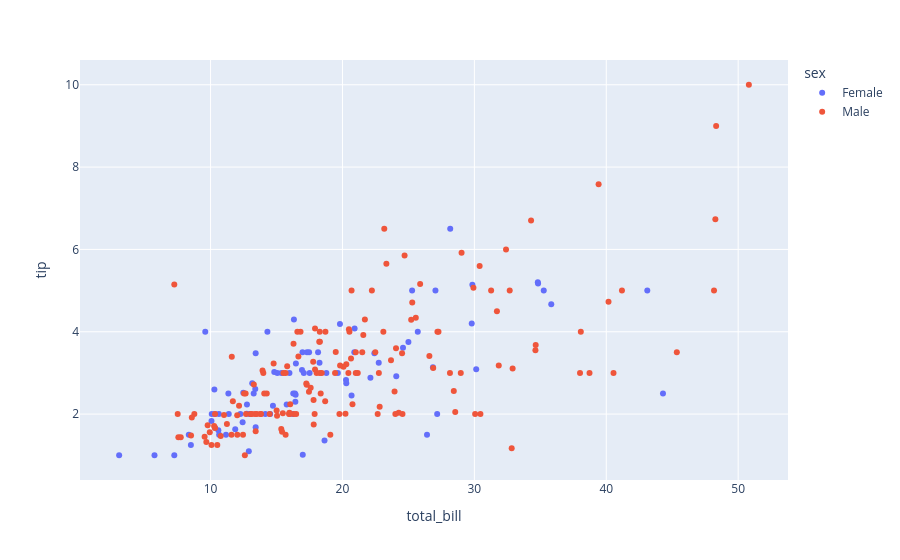
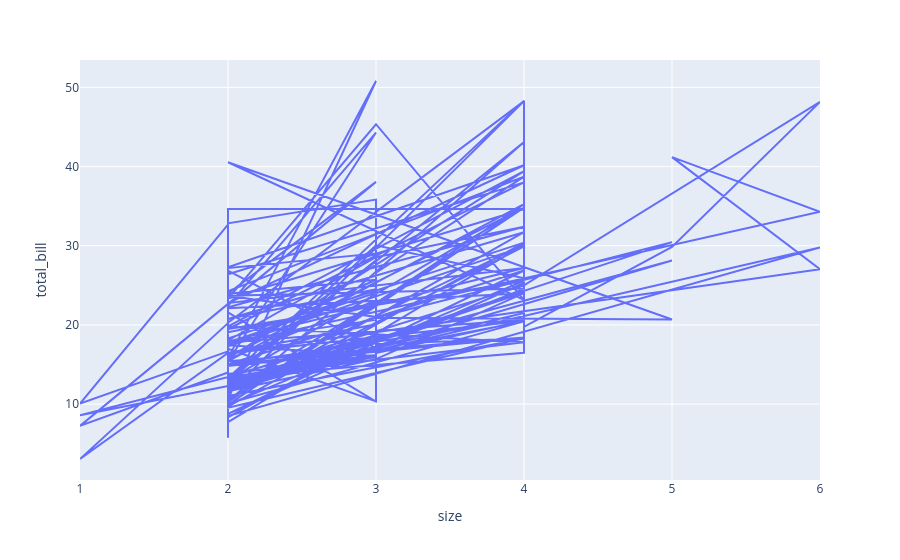
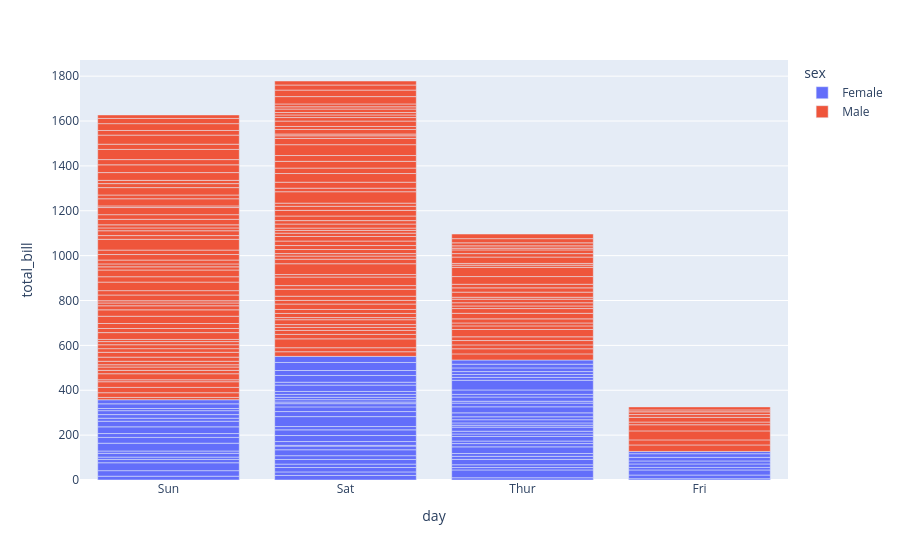
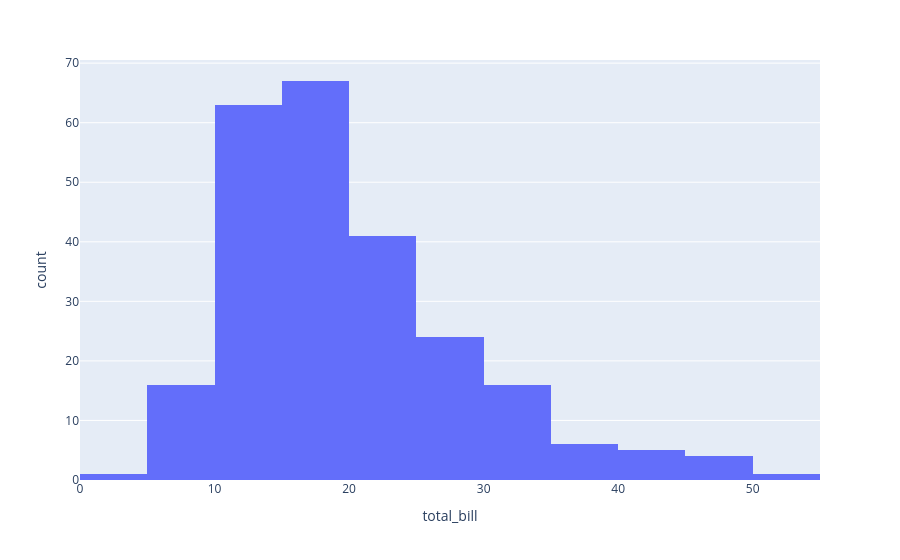

The code cell stored with these charts, in order, in its notebook:
### Code cell
import plotly.express as px
df = sns.load_dataset('tips')

fig = px.scatter(
    df,
    x='total_bill',
    y='tip',
    color='sex'
)

fig.show()

fig = px.line(
    df,
    x='size',
    y='total_bill'
)

fig.show()

fig = px.bar(
    df,
    x='day',
    y='total_bill',
    color='sex'
)

fig.show()
fig = px.histogram(
    df,
    x='total_bill',
    nbins=20
)

fig.show()

fig = px.box(
    df,
    x='day',
    y='total_bill',
    color='sex'
)

fig.show()


fig.show()

### Figure 1 — Plotly figure (JSON) as saved in the notebook; plotly's stock layout.template omitted (floating-point values rounded to 4 significant figures; data arrays with more than 128 entries replaced by an {"elided": "..."} marker saying what was removed)
{"data": [{"hovertemplate": "sex=Female<br>total_bill=%{x}<br>tip=%{y}<extra></extra>", "legendgroup": "Female", "marker": {"color": "#636efa", "symbol": "circle"}, "mode": "markers", "name": "Female", "orientation": "v", "showlegend": true, "type": "scatter", "x": [16.99, 24.59, 35.26, 14.83, 10.33, 16.97, 20.29, 15.77, 19.65, 15.06, 20.69, 16.93, 10.29, 34.81, 26.41, 16.45, 3.07, 17.07, 26.86, 25.28, 14.73, 10.07, 34.83, 5.75, 16.32, 22.75, 11.35, 15.38, 44.3, 22.42, 20.92, 14.31, 7.25, 25.71, 17.31, 10.65, 12.43, 24.08, 13.42, 12.48, 29.8, 14.52, 11.38, 20.27, 11.17, 12.26, 18.26, 8.51, 10.33, 14.15, 13.16, 17.47, 27.05, 16.43, 8.35, 18.64, 11.87, 29.85, 25.0, 13.39, 16.21, 17.51, 10.59, 10.63, 9.6, 20.9, 18.15, 19.81, 43.11, 13.0, 12.74, 13.0, 16.4, 16.47, 12.76, 13.27, 28.17, 12.9, 30.14, 13.42, 15.98, 16.27, 10.09, 22.12, 35.83, 27.18, 18.78], "xaxis": "x", "y": [1.01, 3.61, 5.0, 3.02, 1.67, 3.5, 2.75, 2.23, 3.0, 3.0, 2.45, 3.07, 2.6, 5.2, 1.5, 2.47, 1.0, 3.0, 3.14, 5.0, 2.2, 1.83, 5.17, 1.0, 4.3, 3.25, 2.5, 3.0, 2.5, 3.48, 4.08, 4.0, 1.0, 4.0, 3.5, 1.5, 1.8, 2.92, 1.68, 2.52, 4.2, 2.0, 2.0, 2.83, 1.5, 2.0, 3.25, 1.25, 2.0, 2.0, 2.75, 3.5, 5.0, 2.3, 1.5, 1.36, 1.63, 5.14, 3.75, 2.61, 2.0, 3.0, 1.61, 2.0, 4.0, 3.5, 3.5, 4.19, 5.0, 2.0, 2.01, 2.0, 2.5, 3.23, 2.23, 2.5, 6.5, 1.1, 3.09, 3.48, 3.0, 2.5, 2.0, 2.88, 4.67, 2.0, 3.0], "yaxis": "y"}, {"hovertemplate": "sex=Male<br>total_bill=%{x}<br>tip=%{y}<extra></extra>", "legendgroup": "Male", "marker": {"color": "#EF553B", "symbol": "circle"}, "mode": "markers", "name": "Male", "orientation": "v", "showlegend": true, "type": "scatter", "x": {"elided": "157 float values"}, "xaxis": "x", "y": {"elided": "157 float values"}, "yaxis": "y"}], "layout": {"legend": {"title": {"text": "sex"}, "tracegroupgap": 0}, "margin": {"t": 60}, "xaxis": {"anchor": "y", "domain": [0, 1], "title": {"text": "total_bill"}}, "yaxis": {"anchor": "x", "domain": [0, 1], "title": {"text": "tip"}}}}

### Figure 2 — Plotly figure (JSON) as saved in the notebook; plotly's stock layout.template omitted (floating-point values rounded to 4 significant figures; data arrays with more than 128 entries replaced by an {"elided": "..."} marker saying what was removed)
{"data": [{"hovertemplate": "size=%{x}<br>total_bill=%{y}<extra></extra>", "legendgroup": "", "line": {"color": "#636efa", "dash": "solid"}, "marker": {"symbol": "circle"}, "mode": "lines", "name": "", "orientation": "v", "showlegend": false, "type": "scatter", "x": {"elided": "244 int values"}, "xaxis": "x", "y": {"elided": "244 float values"}, "yaxis": "y"}], "layout": {"legend": {"tracegroupgap": 0}, "margin": {"t": 60}, "xaxis": {"anchor": "y", "domain": [0, 1], "title": {"text": "size"}}, "yaxis": {"anchor": "x", "domain": [0, 1], "title": {"text": "total_bill"}}}}

### Figure 3 — Plotly figure (JSON) as saved in the notebook; plotly's stock layout.template omitted (floating-point values rounded to 4 significant figures; data arrays with more than 128 entries replaced by an {"elided": "..."} marker saying what was removed)
{"data": [{"hovertemplate": "sex=Female<br>day=%{x}<br>total_bill=%{y}<extra></extra>", "legendgroup": "Female", "marker": {"color": "#636efa", "pattern": {"shape": ""}}, "name": "Female", "orientation": "v", "showlegend": true, "textposition": "auto", "type": "bar", "x": ["Sun", "Sun", "Sun", "Sun", "Sun", "Sun", "Sat", "Sat", "Sat", "Sat", "Sat", "Sat", "Sun", "Sun", "Sat", "Sat", "Sat", "Sat", "Sat", "Sat", "Sat", "Thur", "Thur", "Fri", "Fri", "Fri", "Fri", "Fri", "Sat", "Sat", "Sat", "Sat", "Sat", "Sun", "Sun", "Thur", "Thur", "Thur", "Thur", "Thur", "Thur", "Thur", "Thur", "Thur", "Thur", "Thur", "Thur", "Thur", "Thur", "Thur", "Thur", "Thur", "Thur", "Thur", "Thur", "Thur", "Thur", "Sun", "Sun", "Sun", "Sun", "Sun", "Sat", "Sat", "Sun", "Sun", "Sun", "Thur", "Thur", "Thur", "Thur", "Thur", "Thur", "Thur", "Sat", "Sat", "Sat", "Sat", "Sat", "Fri", "Fri", "Fri", "Fri", "Sat", "Sat", "Sat", "Thur"], "xaxis": "x", "y": [16.99, 24.59, 35.26, 14.83, 10.33, 16.97, 20.29, 15.77, 19.65, 15.06, 20.69, 16.93, 10.29, 34.81, 26.41, 16.45, 3.07, 17.07, 26.86, 25.28, 14.73, 10.07, 34.83, 5.75, 16.32, 22.75, 11.35, 15.38, 44.3, 22.42, 20.92, 14.31, 7.25, 25.71, 17.31, 10.65, 12.43, 24.08, 13.42, 12.48, 29.8, 14.52, 11.38, 20.27, 11.17, 12.26, 18.26, 8.51, 10.33, 14.15, 13.16, 17.47, 27.05, 16.43, 8.35, 18.64, 11.87, 29.85, 25.0, 13.39, 16.21, 17.51, 10.59, 10.63, 9.6, 20.9, 18.15, 19.81, 43.11, 13.0, 12.74, 13.0, 16.4, 16.47, 12.76, 13.27, 28.17, 12.9, 30.14, 13.42, 15.98, 16.27, 10.09, 22.12, 35.83, 27.18, 18.78], "yaxis": "y"}, {"hovertemplate": "sex=Male<br>day=%{x}<br>total_bill=%{y}<extra></extra>", "legendgroup": "Male", "marker": {"color": "#EF553B", "pattern": {"shape": ""}}, "name": "Male", "orientation": "v", "showlegend": true, "textposition": "auto", "type": "bar", "x": {"elided": "157 str values"}, "xaxis": "x", "y": {"elided": "157 float values"}, "yaxis": "y"}], "layout": {"barmode": "relative", "legend": {"title": {"text": "sex"}, "tracegroupgap": 0}, "margin": {"t": 60}, "xaxis": {"anchor": "y", "domain": [0, 1], "title": {"text": "day"}}, "yaxis": {"anchor": "x", "domain": [0, 1], "title": {"text": "total_bill"}}}}

### Figure 4 — Plotly figure (JSON) as saved in the notebook; plotly's stock layout.template omitted (floating-point values rounded to 4 significant figures; data arrays with more than 128 entries replaced by an {"elided": "..."} marker saying what was removed)
{"data": [{"bingroup": "x", "hovertemplate": "total_bill=%{x}<br>count=%{y}<extra></extra>", "legendgroup": "", "marker": {"color": "#636efa", "pattern": {"shape": ""}}, "name": "", "nbinsx": 20, "orientation": "v", "showlegend": false, "type": "histogram", "x": {"elided": "244 float values"}, "xaxis": "x", "yaxis": "y"}], "layout": {"barmode": "relative", "legend": {"tracegroupgap": 0}, "margin": {"t": 60}, "xaxis": {"anchor": "y", "domain": [0, 1], "title": {"text": "total_bill"}}, "yaxis": {"anchor": "x", "domain": [0, 1], "title": {"text": "count"}}}}
